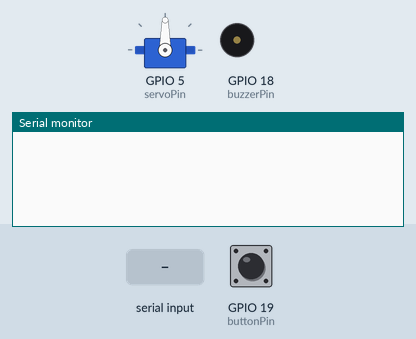
Recording of a sketch running on a simulated ESP32. On the bench: servo, buzzer (waves = sounding, pin HIGH), the last lines printed to the serial monitor. The test bench sets the inputs (shaded band); at power-on: GPIO 19 (buttonPin) LOW. WiFi joins after 1.5 s; servers stay silent unless stated; the modem accepts every AT command (registered, SIM ready, sends succeed) and sends nothing else.

Above: at 2.7 s.
2.8 s: GPIO 19 (buttonPin) pulled HIGH for 1.25 s
At 4.5 s:
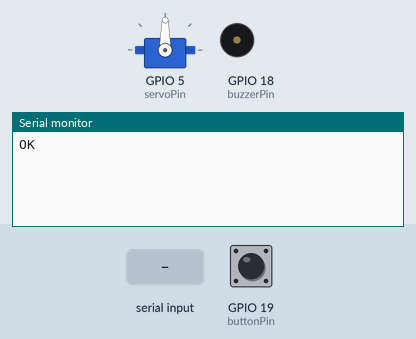
6.1 s: "90,45\n" received over the second serial link
At 6.5 s:
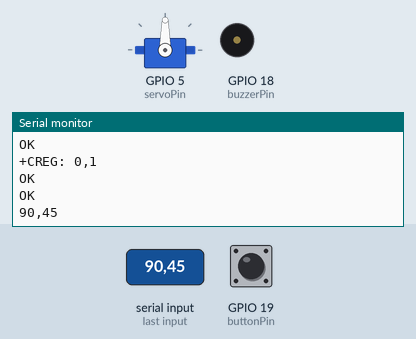
8.1 s: "90,45\n" received over Serial
At 9.6 s:
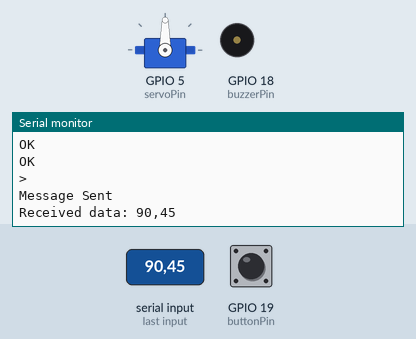
10.3 s: "1\n" received over Serial
At 11.2 s:
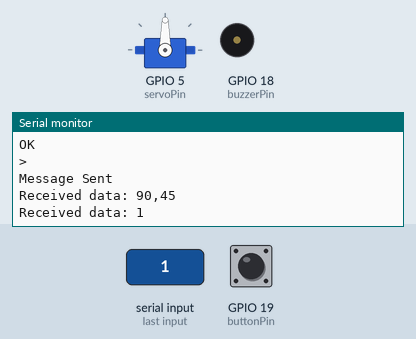
12.4 s: GPIO 19 (buttonPin) pulled HIGH for 1.25 s
At 13.9 s:
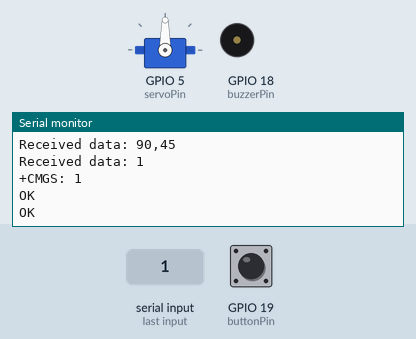
15.1 s: "1\n" received over the second serial link
At 15.9 s:
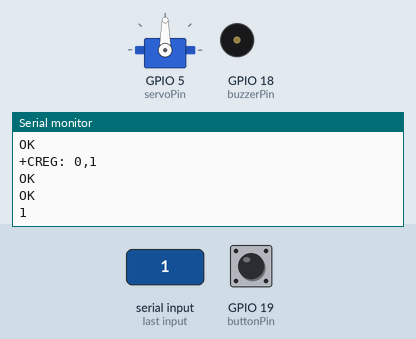

The sketch:

ESP32.ino
```cpp
#include <FirebaseESP32.h>
#include  <WiFi.h>
#include <ESP32Servo.h>

#define FIREBASE_HOST "smart-traffic-managemanet-default-rtdb.firebaseio.com/"
#define WIFI_SSID "iPhone" // Change the name of your WIFI
#define WIFI_PASSWORD "12345678" // Change the password of your WIFI
#define FIREBASE_Authorization_key "dzAKLhiaW4tLtupQVDFR70FdCTA8et6NhhsX53i7"


FirebaseData firebaseData;
FirebaseJson json;

int lane0, lane1, lane2, lane3;
boolean emergency, gate;

int gateState = 0;

int buttonPin = 19;
boolean buttonState = LOW;
boolean swState;

Servo myservo;

int pos = 0;
int servoPin = 5;
int sw = 0;
int buzzerPin = 18;

int openAngle = 90;
int closeAngle = 0;
int closeTime = 3000;

unsigned long previousMillis = 0;
const long interval = 3000;

void setup() {
  // put your setup code here, to run once:
  Serial.begin(9600);
  Serial2.begin(9600);
  pinMode(buttonPin, INPUT);
  pinMode(buzzerPin, OUTPUT);

  WiFi.begin (WIFI_SSID, WIFI_PASSWORD);

  ESP32PWM::allocateTimer(0);
  ESP32PWM::allocateTimer(1);
  ESP32PWM::allocateTimer(2);
  ESP32PWM::allocateTimer(3);
  myservo.setPeriodHertz(50);
  myservo.attach(servoPin, 500, 2400);

  while (WiFi.status() != WL_CONNECTED)
  {

    delay(300);
  }

  Firebase.begin(FIREBASE_HOST, FIREBASE_Authorization_key);
}

void loop() {
  // put your main code here, to run repeatedly:


  sw = digitalRead(buttonPin);
  if( sw == 1){
     test_sim800_module();
  send_SMS();
  Firebase.setFloat(firebaseData, "/Power/Status", sw);
    }
  else if ( sw == 0) {


  if (Serial.available() > 0) {
    String data = Serial.readStringUntil('\n');
    Serial.println("Received data: " + data);


    sscanf(data.c_str(), "Lane0:%d,Lane1:%d,Lane2:%d,Lane3:%d,Emergency:%d,Gate:%d", &lane0, &lane1, &lane2, &lane3, &emergency, &gate);


  }


  Firebase.setFloat(firebaseData, "/Lane/Lane01", lane0);
  Firebase.setFloat(firebaseData, "/Lane/Lane02", lane1);
  Firebase.setFloat(firebaseData, "/Lane/Lane03", lane2);
  Firebase.setFloat(firebaseData, "/Lane/Lane04", lane3);

  Firebase.setFloat(firebaseData, "/Gate/Gate1", gate);
  Firebase.setFloat(firebaseData, "/Gate/Gate2", gate);


  Firebase.setFloat(firebaseData, "/Power/Status", sw);

  if (gate == 1 && gateState == 0) {
    digitalWrite(buzzerPin, HIGH);
    delay(300);
    digitalWrite(buzzerPin, LOW);
    delay(300);
    digitalWrite(buzzerPin, HIGH);
    delay(300);
    digitalWrite(buzzerPin, LOW);
    delay(300);
    digitalWrite(buzzerPin, HIGH);
    delay(300);
    digitalWrite(buzzerPin, LOW);
    delay(1500);

    for (int i = closeAngle; i <= openAngle; i++) {
      myservo.write(i);
      delay(5);
    }
    delay(closeTime);

    for (int i = openAngle; i >= closeAngle; i--) {
      myservo.write(i);
      delay(5);
    }


    gateState = 1;
  }

  else if (gate != 1 && gateState == 1) {

    gateState = 0;
  }


  }
}
boolean debounceButton(boolean state)
{
  boolean stateNow = digitalRead(buttonPin);
  if(state!=stateNow)
  {

    stateNow = digitalRead(buttonPin);
  }
  return stateNow;

}

void test_sim800_module()
{
  Serial2.println("AT");
  updateSerial();
  Serial.println();
  Serial2.println("AT+CSQ");
  updateSerial();
  Serial2.println("AT+CCID");
  updateSerial();
  Serial2.println("AT+CREG?");
  updateSerial();
  Serial2.println("ATI");
  updateSerial();
  Serial2.println("AT+CBC");
  updateSerial();
}
void updateSerial()
{
  delay(500);
  while (Serial.available())
  {
    Serial2.write(Serial.read());//Forward what Serial received to Software Serial Port
  }
  while (Serial2.available())
  {
    Serial.write(Serial2.read());
  }
}
void send_SMS()
{
  Serial2.println("AT+CMGF=1");
  updateSerial();
  Serial2.println("AT+CMGS=\"+94713535964\"");
  Serial2.print("Power Failure Detected on JCT09X3C");
  updateSerial();
Serial.println();
  Serial.println("Message Sent");
  Serial2.write(26);
}
```

Measured:
- after the input at 2.8 s, the serial monitor: prints a new line after 1.3 s (image 1)
- after the input at 6.1 s, the serial monitor: prints a new line at once (image 2)
- after the input at 8.1 s, the serial monitor: prints a new line after 0.72 s (image 3)
- after the input at 10.3 s, the serial monitor: prints a new line after 0.62 s (image 4)
- after the input at 12.4 s, the serial monitor: prints a new line after 1.1 s (image 5)
- after the input at 15.1 s, the serial monitor: prints a new line after 0.43 s (image 6)
